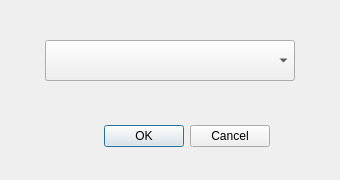
<?xml version="1.0" encoding="UTF-8"?>
<ui version="4.0">
 <class>CDGwindow</class>
 <widget class="QWidget" name="CDGwindow">
  <property name="geometry">
   <rect>
    <x>0</x>
    <y>0</y>
    <width>340</width>
    <height>180</height>
   </rect>
  </property>
  <property name="windowTitle">
   <string>Form</string>
  </property>
  <widget class="QComboBox" name="cb">
   <property name="geometry">
    <rect>
     <x>45</x>
     <y>40</y>
     <width>250</width>
     <height>41</height>
    </rect>
   </property>
  </widget>
  <widget class="QDialogButtonBox" name="buttonBox">
   <property name="geometry">
    <rect>
     <x>70</x>
     <y>120</y>
     <width>200</width>
     <height>32</height>
    </rect>
   </property>
   <property name="orientation">
    <enum>Qt::Horizontal</enum>
   </property>
   <property name="standardButtons">
    <set>QDialogButtonBox::Cancel|QDialogButtonBox::Ok</set>
   </property>
  </widget>
 </widget>
 <resources/>
 <connections/>
</ui>
